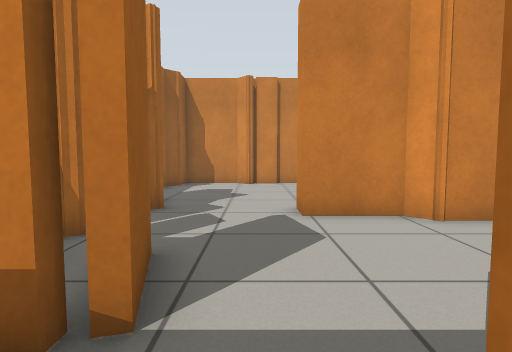
View 1 (above)

13 first-person views from a walk through a robot-simulator world made for Gazebo. The camera is 0.69 m above the floor, tilts 4° down and sees 80° across. The lines on the ground mark 1 m squares. The floor is counted in squares, 0.5 m on a side. Each view is taken from the middle of a square. On the plan, view 1 faces up. The plan holds only what a view shows up to about 14 squares ahead; the rest is blank.

View 2
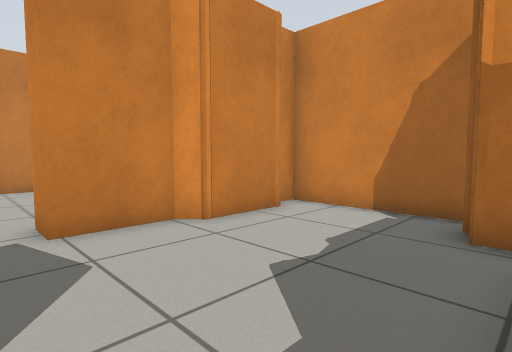

View 3
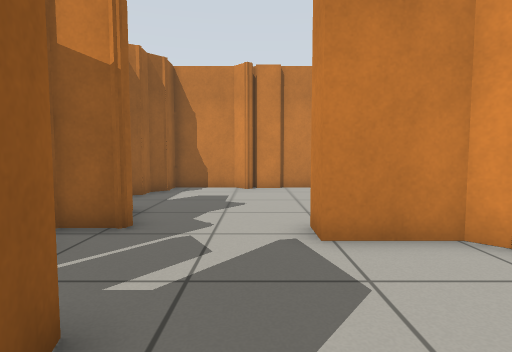

View 4
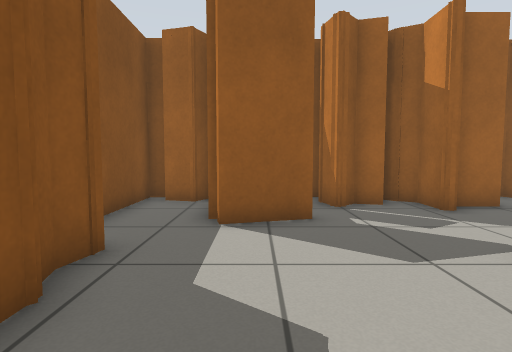

View 5
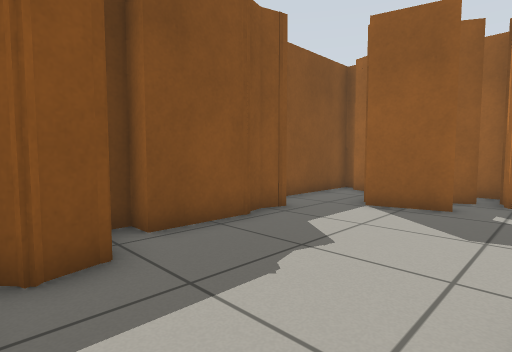

View 6
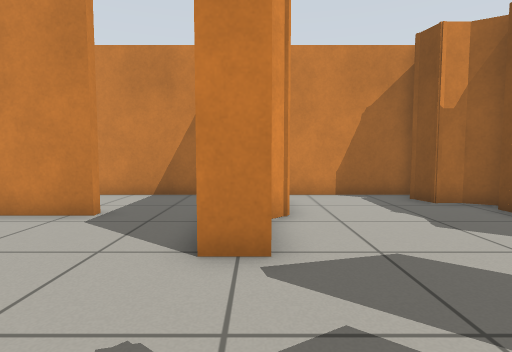

View 7
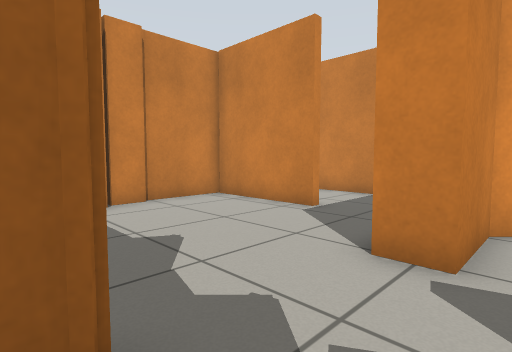

View 8
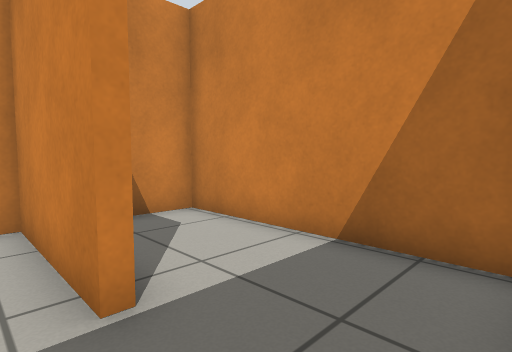

View 9
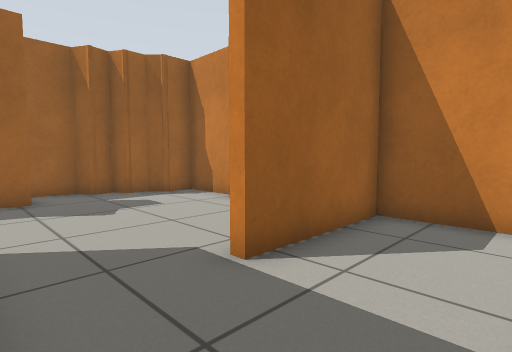

View 10
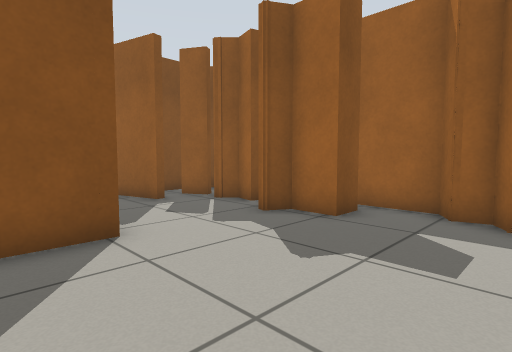

View 11
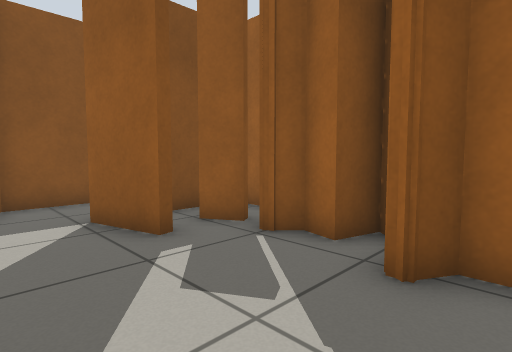

View 12
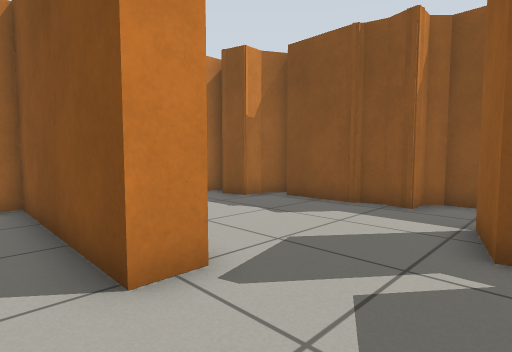

View 13
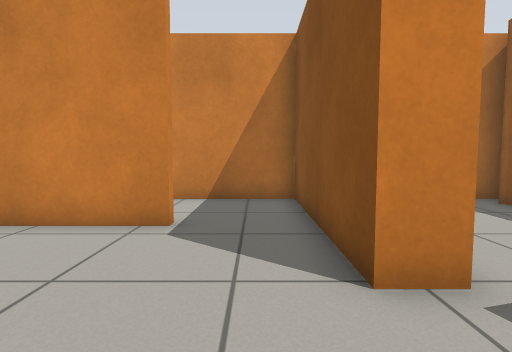

### Floor plan
Points are (right, up) in squares from view 1. A wall is a line through its corners. A room is listed if a view was taken in it or the views show most of it. See-through windows are left out.
Room 1 (views 1, 2, 3, 4, 5)
walls: (0.7, 0.9) (1, 0.9); (0.5, 0.4) (0.6, 0.8) (1.4, 0.6) (2, 0.8) (2.2, 0.9) (4.6, 0.9) (4.6, 0.2) (5.1, 0.2) (5.6, 1.1) (5.6, 1.9) (6.6, 2.2); (-1.5, 2.4) (-1.5, 1.9); (6.3, 6.3) (3.8, 6.3) (3.3, 6.8) (1, 6.8); (7.4, 1.4) (7.4, 6.8) (6.8, 6.8); (-1.5, 4.3) (-0.9, 2.2); (-3.9, 1.2) (-4.2, 0.3); (-4.9, 0.1) (-4.9, -0.4) (0.2, -0.4) (0.6, 0) (0.6, 0.8)
ways out: opening at (0.5, 5.5) to room 2
Room 2 (views 6, 7, 8, 10, 11, 12, 13)
walls: (1, 6.8) (1, 7.8) (3.5, 7.8); (-2.4, 7.6) (-3.7, 7.6) (-4.2, 6.7); (3.8, 10.7) (3.8, 14.8); (-4.1, 9.5) (-3.1, 9.5) (-3.1, 8.2) (-2.3, 7.8); (-0.3, 14.2) (-0.9, 14.8) (-3.4, 14.8) (-3.4, 13.7) (-3.9, 13.2) (-3.9, 12.5) (-4.5, 12.1) (-4.3, 11.4) (-4.9, 11.1) (-4.9, 9); (1.1, 14.6) (0, 14.6); (-3.9, 7.2) (-4.4, 6.8) (-3.3, 6.5) (-3.5, 5.8) (-2.9, 5.1); (-3, 5.2) (-3.1, 5.1); (4, 14.8) (1, 14.8); (-3.3, 4.5) (-2.8, 3.5)
ways out: opening at (0.5, 5.5) to room 1; opening at (4, 9) to room 3; opening at (-2, 4) to room 4
Room 3 (view 9)
walls: (3.5, 7.8) (7.4, 7.8) (7.4, 14.8) (4, 14.8); (4.1, 14.8) (4.1, 10.7) (3.8, 10.7)
ways out: opening at (4, 9) to room 2
Room 4 (no view inside)
walls: (-3.6, 2.3) (-2.8, 2.3); (-3.1, 5.1) (-4, 4.8); (-4.5, 1.5) (-3.9, 1.2); (-4.9, 5.1) (-4.9, 2.8)
ways out: opening at (-2, 4) to room 2

Where each view was taken, in squares from view 1:
view 1: 0 up, 0 right, facing up
view 2: 1 up, 0 right, facing up-right
view 3: 2 up, 0 right, facing up
view 4: 3 up, 5 right, facing left
view 5: 6 up, 7 right, facing down-left
view 6: 7 up, 3 left, facing right
view 7: 6 up, 3 left, facing up-right
view 8: 8 up, 3 right, facing up-right
view 9: 8 up, 7 right, facing up-left
view 10: 13 up, 3 right, facing down-left
view 11: 9 up, 1 right, facing down-left
view 12: 9 up, 2 left, facing down-right
view 13: 9 up, 2 left, facing right
